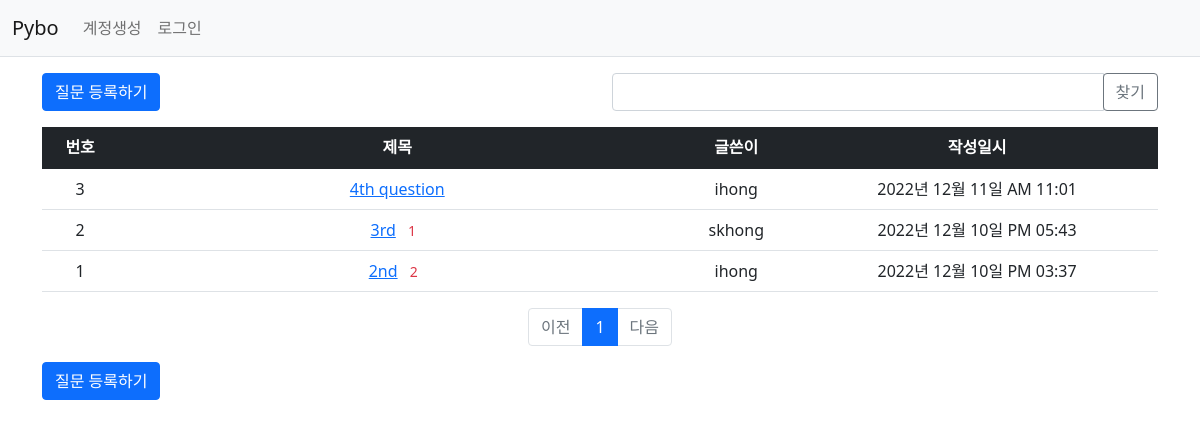
Page /question/list/ on the earlier database version.
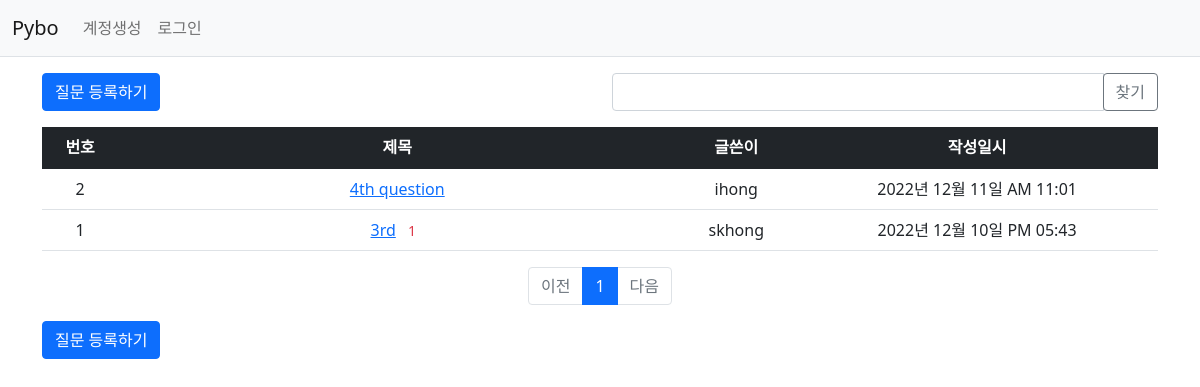
Same page on the later database version.
### pybo/models.py (models this page shows)
class Question(db.Model):
    id = db.Column(db.Integer, primary_key=True)
    subject = db.Column(db.String(200), nullable=False)
    content = db.Column(db.Text(), nullable=False)
    create_date = db.Column(db.DateTime(), nullable=False)
    user_id = db.Column(db.Integer, db.ForeignKey('user.id', ondelete='CASCADE'), nullable=False)
    user = db.relationship('User', backref=db.backref('question_set'))
    modify_date = db.Column(db.DateTime(), nullable = True)
    voter = db.relationship('User', secondary=question_voter, backref=db.backref('question_voter_set'))

class User(db.Model):
    id = db.Column(db.Integer, primary_key=True)
    username = db.Column(db.String(150), unique=True, nullable=False)
    password = db.Column(db.String(200), nullable=False)
    email = db.Column(db.String(120), unique=True, nullable=False)

### pybo/views/question_views.py (the view, shortened to what this page needs)
@bp.route('/list/')
def _list():
    global logCount
    logData = 'logCount: {}'.format(logCount)
    logCount += 1
    current_app.logger.info(logData)
    page = request.args.get('page', type=int, default=1)
    kw = request.args.get('kw', type=str, default='')
    question_list = Question.query.order_by(Question.create_date.desc())
    question_list = question_list.paginate(page=page, per_page=10)
    return render_template('question/question_list.html', question_list=question_list, page=page, kw=kw)

### pybo/filter.py (called while the page is built)
def format_datetime(value, fmt='%Y년 %m월 %d일 %p %I:%M'):
    return value.strftime(fmt)

### pybo/views/auth_views.py (called while the page is built)
@bp.before_app_request
def load_logged_in_user():
    user_id = session.get('user_id')
    if user_id is None:
        g.user = None
    else:
        g.user = User.query.get(user_id)

### pybo/templates/question/question_list.html (shortened to what this page needs)
{% extends 'base.html' %}
{% block content %}
<div class="container my-3">
    <div class="row my-3">
        <div class="col-6">
            <a href="{{ url_for('question.create') }}" class="btn btn-primary">질문 등록하기</a>
        </div>
        <div class="col-6">
            <div class="input-group">
                <input type="text" id="search_kw" class="form-control" value="{{ kw or '' }}">
                <div class="input-group-append">
                    <button class="btn btn-outline-secondary" type="button" id="btn_search">찾기</button>
                </div>
            </div>
        </div>
    </div>
    <table class="table">
        <thead>
        <tr class="text-center table-dark">
            <th>번호</th>
            <th style="width:50%">제목</th>
            <th>글쓴이</th>
            <th>작성일시</th>
        </tr>
        </thead>
        <tbody>
        {% if question_list %}
        {% for question in question_list.items %}
        <tr class="text-center">
            <td>{{ question_list.total - ((question_list.page-1) * question_list.per_page) - loop.index0 }}</td>
            <td class="text-center">
                <a href="{{ url_for('question.detail', question_id=question.id) }}">{{ question.subject }}</a>
                {% if question.answer_set|length > 0 %}
                <span class="text-danger small mx-2">{{ question.answer_set|length }}</span>
                {% endif %}
            </td>
            <td>{{ question.user.username }}</td>
            <td>{{ question.create_date|datetime }}</td>
        </tr>
        {% endfor %}
        {% else %}
        <tr>
            <td colspan="3">질문이 없습니다.</td>
        </tr>
        {% endif %}
        </tbody>
    </table>
    <ul class="pagination justify-content-center">
        {% if question_list.has_prev %}
        <li class="page-item">
            <a class="page-link" href="?page={{ question_list.prev_num }}">이전</a>
        </li>
        {% else %}
        <li class="page-item disabled">
            <a class="page-link" data-page="{{ question_list.prev_num }}" href="javascript:void(0)">이전</a>
        </li>
        {% endif %}
        {% for page_num in question_list.iter_pages() %}
        {% if page_num %}
        {% if page_num != question_list.page %}
        <li class="page-item">
            <a class="page-link" data-page="{{ page_num }}" href="javascript:void(0)">{{ page_num }}</a>
        </li>
        {% else %}
        <li class="page-item active" aria-current="page">
            <a class="page-link" href="javascript:void(0)">{{ page_num }}</a>
        </li>
        {% endif %}
        {% else %}
        <li class="disabled">
            <a class="page-link" href="javascript:void(0)">...</a>
        </li>
        {% endif %}
        {% endfor %}
        {% if question_list.has_next %}
        <li class="page-item">
            <a class="page-link" data-page="{{ question_list.next_num }}" href="javascript:void(0)">다음</a>
        </li>
        {% else %}
        <li class="page-item disabled">
            <a class="page-link" tabindex="-1" aria-disabled="true" href="javascript:void(0)">다음</a>
        </li>
        {% endif %}
    </ul>
    <a href="{{ url_for('question.create') }}" class="btn btn-primary">질문 등록하기</a>
</div>
{% endblock %}

### pybo/templates/base.html (shortened to what this page needs)
<!doctype html>
<html lang="ko">
<head>
    <link rel="stylesheet" href="{{ url_for('static', filename='bootstrap.min.css') }}">
    <link rel="stylesheet" href="{{ url_for('static', filename='style.css') }}">
</head>
<body>
{% include "navbar.html" %}
{% block content %}
{% endblock %}
</body>
</html>

### pybo/templates/navbar.html (shortened to what this page needs)
<nav class="navbar navbar-expand-lg navbar-light bg-light border-bottom">
    <div class="container-fluid">
        <a class="navbar-brand" href="{{ url_for('main.index') }}">Pybo</a>
        <div class="collapse navbar-collapse" id="navbarSupportedContent">
            {% if g.user %}
            <ul class="navbar-nav">
                <li class="nav-item ">
                    <a class="nav-link" href="{{ url_for('auth.logout') }}">{{ g.user.username }} (로그아웃)</a>
                </li>
            </ul>
            {% else %}
            <ul class="navbar-nav me-auto mb-2 mb-lg-0">
                <li class="nav-item">
                    <a class="nav-link" href="{{ url_for('auth.signup') }}">계정생성</a>
                </li>
                <li class="nav-item">
                    <a class="nav-link" href="{{ url_for('auth.login') }}">로그인</a>
                </li>
            </ul>
            {% endif %}
        </div>
    </div>
</nav>

Differences in the rows shown:
removed Question: user "1", subject "2nd", answer_set|length "2", user.username "ihong", create_date "2022년 12월 10일 PM 03:37"
computed for Question "4th question": total "3" → "2"
computed for Question "3rd": total "2" → "1"
